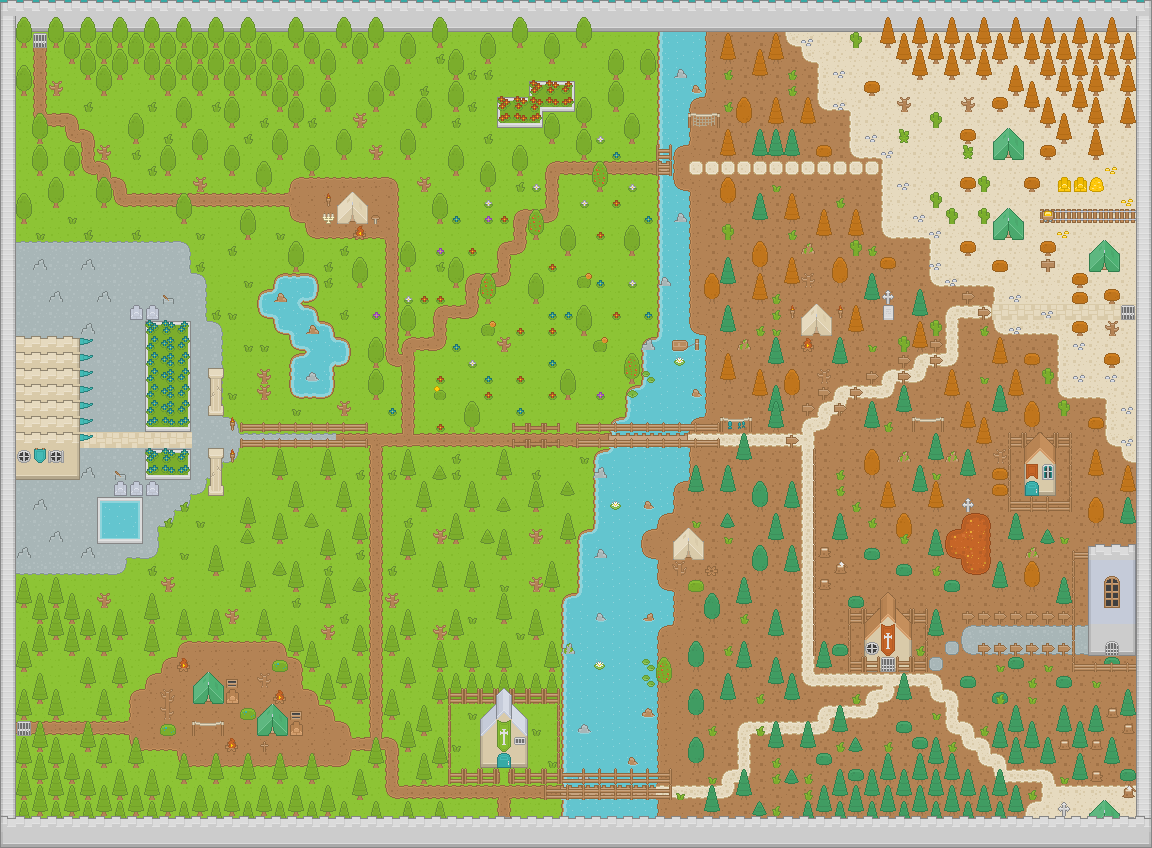

Tiled map render using the project's own tile images. Description and the map definition, with tile-layer contents summarised, below:
An orthogonal 72x53 tile map with 16x16 px tiles, 6 tile layers (colision, base, superbase, object, ...).

<map version="1.0" orientation="orthogonal" renderorder="right-down" width="72" height="53" tilewidth="16" tileheight="16">
 <tileset firstgid="1" name="roguelikeSheet_transparent" tilewidth="16" tileheight="16" spacing="1">
  <image source="Roguelike pack/Spritesheet/roguelikeSheet_transparent.png" trans="ff00ff" width="968" height="526" />
 </tileset>
 <layer name="colision" width="72" height="53">
  <data>[3816 cells, 3816 non-empty, 3 distinct tile ids]</data>
 </layer>
 <layer name="base" width="72" height="53">
  <data>[3816 cells, 3816 non-empty, 10 distinct tile ids]</data>
 </layer>
 <layer name="superbase" width="72" height="53">
  <data>[3816 cells, 1493 non-empty, 95 distinct tile ids]</data>
 </layer>
 <layer name="object" width="72" height="53">
  <data>[3816 cells, 726 non-empty, 129 distinct tile ids]</data>
 </layer>
 <layer name="isometric" width="72" height="53">
  <data>[3816 cells, 674 non-empty, 72 distinct tile ids]</data>
 </layer>
 <layer name="super_iso" width="72" height="53">
  <data>[3816 cells, 6 non-empty, 6 distinct tile ids]</data>
 </layer>
</map>
